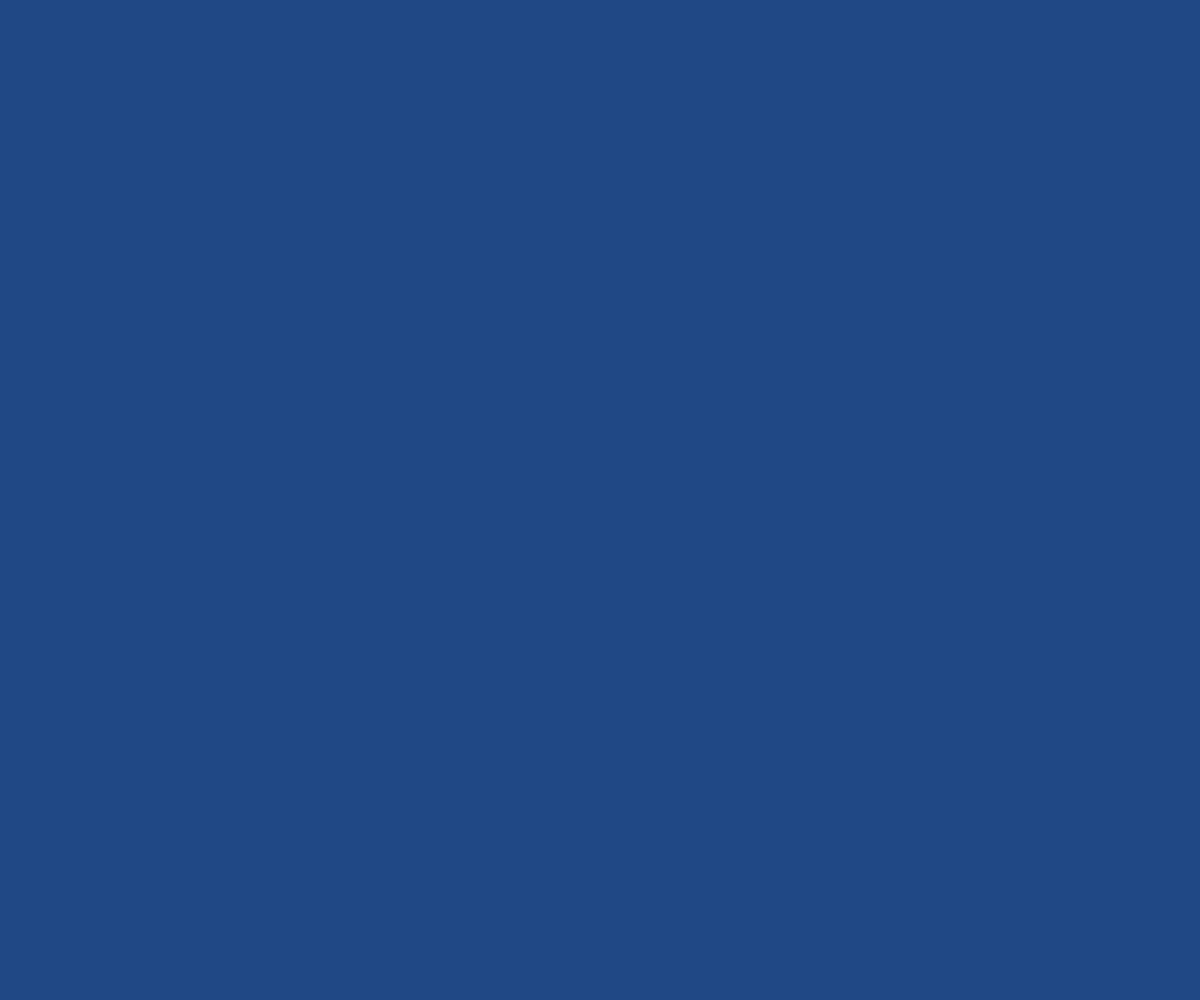
Frame 1 (no input)
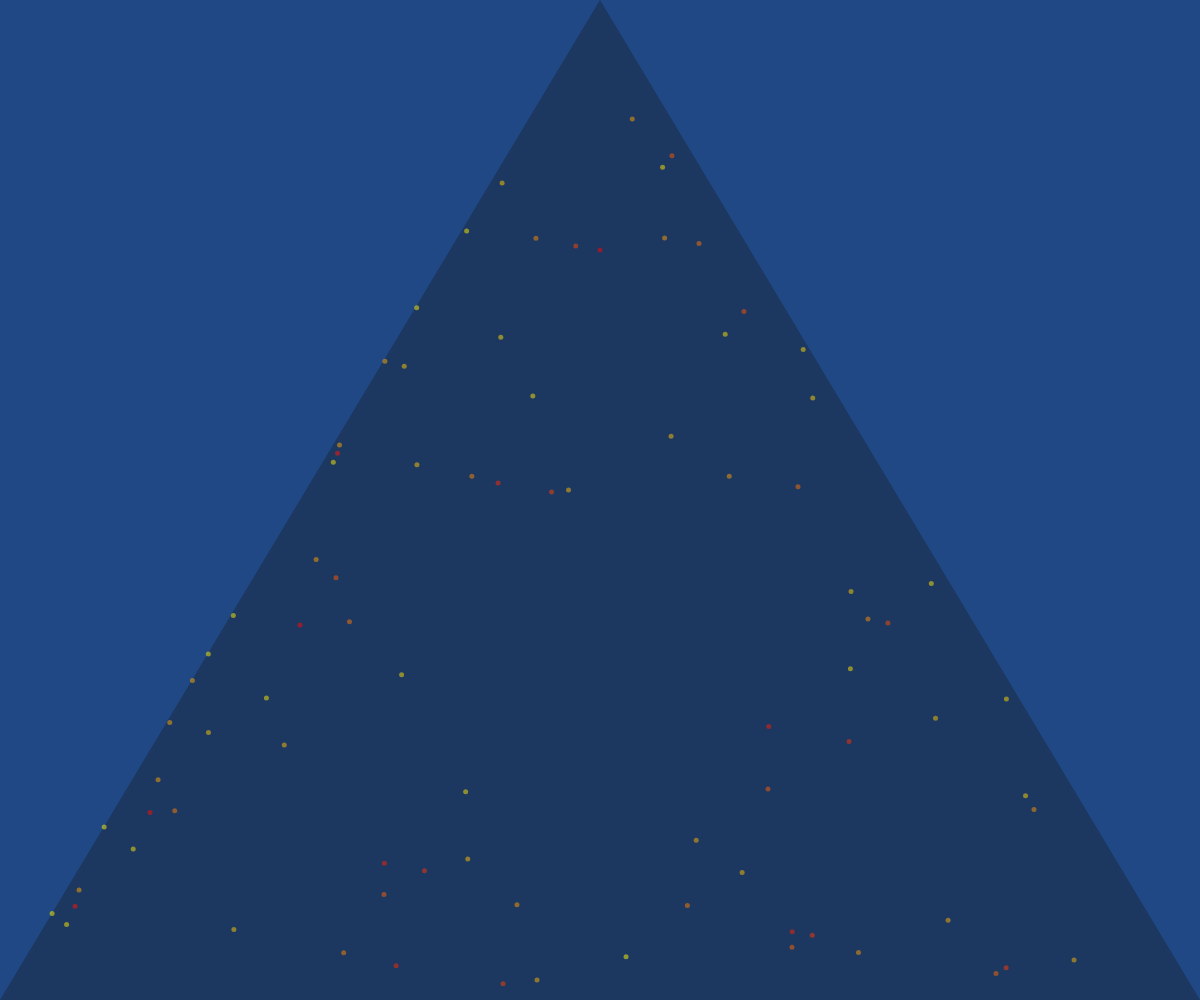
Frame 60 (no input)
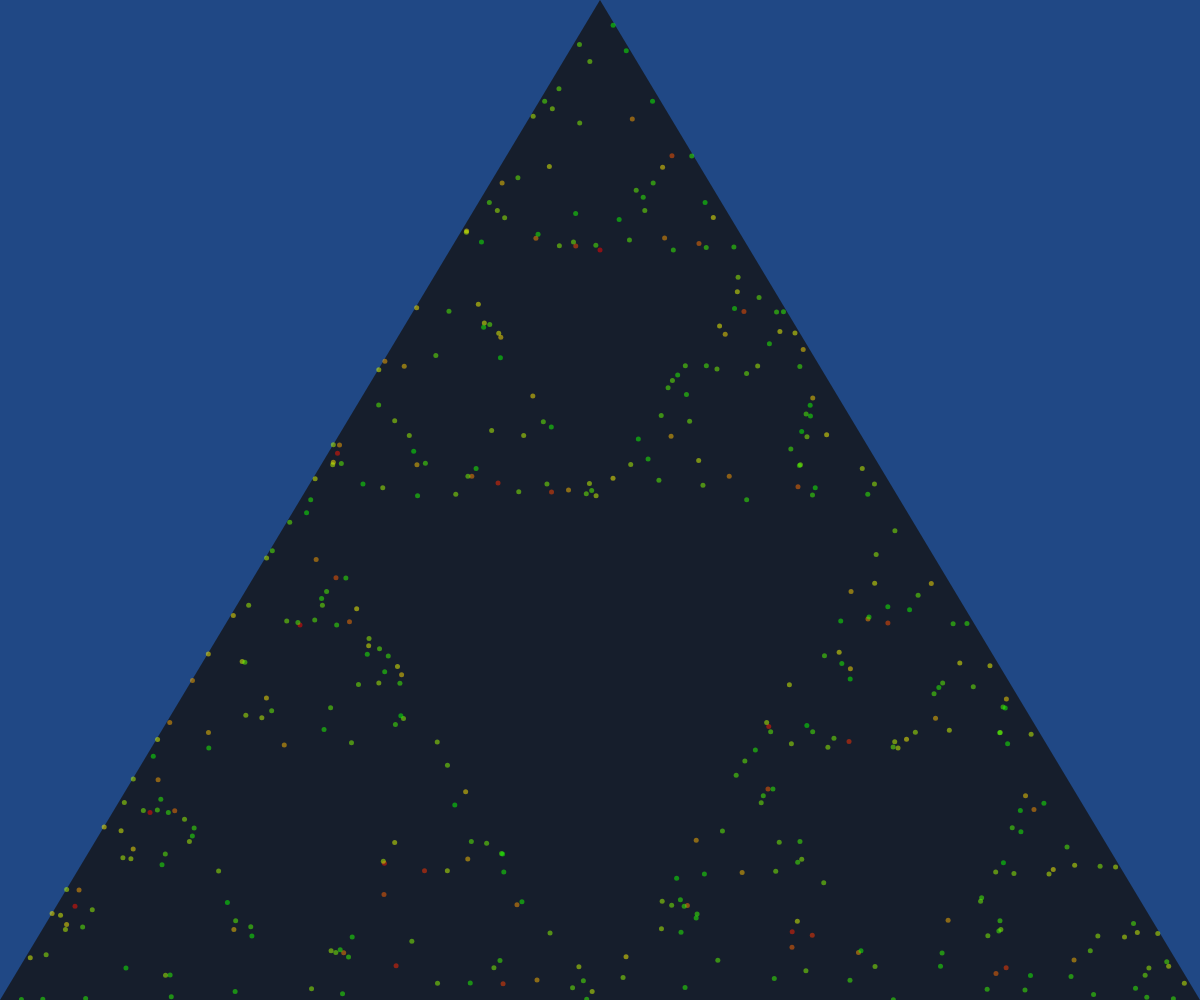
Frame 120 (the mouse pressed at the canvas centre since frame 60)

The p5.js sketch that drew these frames (run headless with seeded random() and noise() and a simulated clock; from frame 60 on, the mouse is pressed at the canvas centre):

// p5.js sketch
// ── sketch.js
'use strict';

function getTanFromDegrees(degrees) {
  return Math.tan(degrees * Math.PI / 180);
}

const TAN_60 = getTanFromDegrees(60);
const TAN_30 = getTanFromDegrees(30);

const isInTriangle = (A, B, C, length, point) => {
  const halfLength = length >> 1;

  let pointX = point.x;

  if (
    pointX >= A.x && pointX <= B.x
    &&
    point.y <= A.y && point.y >= C.y
  ) {

    let h;

    let pointXNormal = B.x - pointX;

    if (pointXNormal < halfLength) {
      h = pointXNormal * TAN_60;
    } else {
      h = (-pointXNormal + length) * TAN_60;
    }

    if (point.y >= A.y - h)
      return true;
  }


  return false;
}

const iit = (point) => {
  return isInTriangle(A, B, C, LENGTH, point);
}

const Point = (x, y) => ({x, y});

const middle = (p1, p2) => ({
  x: (p1.x + p2.x) / 2,
  y: (p1.y + p2.y) / 2,
})

//    █████████  ████
//   ███░░░░░███░░███
//  ███     ░░░  ░███   ██████    █████   █████
// ░███          ░███  ░░░░░███  ███░░   ███░░
// ░███          ░███   ███████ ░░█████ ░░█████
// ░░███     ███ ░███  ███░░███  ░░░░███ ░░░░███
//  ░░█████████  █████░░████████ ██████  ██████


class Fader {
  min;
  max;
  step;
  current;
  currentStep;
  currentStepInc;

  exponential;

  constructor(start, min, max, step, exponential = false) {
    this.min     = min;
    this.max     = max;
    this.step    = step;
    this.current = start;

    this.exponential = exponential;

    this.resetVal = () => {
      this.current = start;
      return this;
    };
  }

  val = () => {
    let result = this.current;

    if (this.currentStep) {

      if (this.exponential)
        this.currentStep += this.currentStep

      this.current += this.currentStep;

      if (this.current > this.max) {
        this.current     = this.max;
        this.currentStep = undefined;
      } else if (this.current < this.min) {
        this.current     = this.min;
        this.currentStep = undefined;
      }

    }

    return result;
  }

  fadeIn = () => {
    this.currentStep = this.step;
    return this;
  };

  fadeOut = () => {
    this.currentStep = -this.step;
    return this;
  };
}

//  █████   █████
// ░░███   ░░███
//  ░███    ░███   ██████   ████████   █████
//  ░███    ░███  ░░░░░███ ░░███░░███ ███░░
//  ░░███   ███    ███████  ░███ ░░░ ░░█████
//   ░░░█████░    ███░░███  ░███      ░░░░███
//     ░░███     ░░████████ █████     ██████

const middleW = window.innerWidth / 2
const middleH = window.innerHeight / 2


// const LENGTH      = TAN_60 * innerHeight; // px
const LENGTH      = window.innerWidth; // px
const HALF_LENGTH = (LENGTH / 2); // px


const A = Point(middleW - HALF_LENGTH, window.innerHeight);
const B = Point(A.x + LENGTH, A.y);
const C = Point(middleW, 0);

const POINTS      = [];
const EDGE_POINTS = [A, B, C];


let firstClick      = true;

// let firstPoint      = undefined;
// let firstPointValid = false;
// let lastPoint = undefined;

let firstPoint      = middle(A, B);
let firstPointValid = true;
let lastPoint = firstPoint


let adding          = true;


let counter = 0;
let colorCounter = 0;

let shapeCanvas;


const MAXIMAL_MAX_TO_ADD_LUL = 50;
let maxToAdd                 = 1;
let maxToAddStep             = 0.01;

let hideContour = false;

//  ██████████              █████                              ██████
// ░░███░░░░░█             ░░███                              ███░░███
//  ░███  █ ░  █████ █████ ███████   ████████   ██████       ░███ ░░░  █████ ████ ████████    ██████   █████
//  ░██████   ░░███ ░░███ ░░░███░   ░░███░░███ ░░░░░███     ███████   ░░███ ░███ ░░███░░███  ███░░███ ███░░
//  ░███░░█    ░░░█████░    ░███     ░███ ░░░   ███████    ░░░███░     ░███ ░███  ░███ ░███ ░███ ░░░ ░░█████
//  ░███ ░   █  ███░░░███   ░███ ███ ░███      ███░░███      ░███      ░███ ░███  ░███ ░███ ░███  ███ ░░░░███
//  ██████████ █████ █████  ░░█████  █████    ░░████████     █████     ░░████████ ████ █████░░██████  ██████

const getRandomInt       = (max, min = 0) => Math.floor(Math.random() * (max - min)) + min;
const getRandomEdgePoint = () => EDGE_POINTS[getRandomInt(3)];
const getRandomPoint     = () => Point(getRandomInt(B.x, A.x), getRandomInt(B.y, C.y));

const F         = new Fader(0, 0, 200, 2, 1 );
const dotFader  = new Fader(0, 0, 200, 2).fadeIn();
const sizeFader = new Fader(200, 5, 400, 4, 0).fadeOut();



const PointMode = {
  PIXEL: "pixel",
  DOT  : "dot"
}


const setPointsOnCanvas = (points, mode = PointMode.DOT) => {

  push();
  colorMode(HSB, 360);

  let pink = color(colorCounter++ % 360, 360, 360, 180);

  pop();

  switch (mode) {
    case PointMode.PIXEL: {
      shapeCanvas.loadPixels();

      points.forEach((p) => {
        let index = 4 * (Math.round(p.y) * width + Math.round(p.x));

        shapeCanvas.pixels[index]     = red(pink);
        shapeCanvas.pixels[index + 1] = green(pink);
        shapeCanvas.pixels[index + 2] = blue(pink);
        shapeCanvas.pixels[index + 3] = alpha(pink);


        shapeCanvas.updatePixels();
      });
    }
      break;

    case PointMode.DOT: {
      const c = shapeCanvas;

      c.colorMode(HSB, 360);
      c.fill(pink);

      // c.fill(pink);
      c.noStroke();

      points.forEach((p) => {
        c.circle(p.x, p.y, 5)
      });
    }
      break;
  }
}

const addPoints = (n = 1) => {
  let newPoints = [];

  let next;

  // do {
  //   next = getRandomPoint();
  //   // break;
  // } while (!iit(next));
  // console.log(next);

  for (let i = 0; i < n; i++) {

    let rand = getRandomEdgePoint();

    next = {
      x: Math.abs(rand.x + lastPoint.x) / 2,
      y: Math.abs(rand.y + lastPoint.y) / 2,
    }

    // shapeCanvas.loadPixels();
    if (lastPoint !== firstPoint) {
      // shapeCanvas.set(next.x, next.y, color(255));
      newPoints.push(next);
      // POINTS.push(lastPoint);
    }
    // shapeCanvas.updatePixels();

    lastPoint = next;
  }

  setPointsOnCanvas(newPoints);
}
//  ██████   ██████            ███
// ░░██████ ██████            ░░░
//  ░███░█████░███   ██████   ████  ████████
//  ░███░░███ ░███  ░░░░░███ ░░███ ░░███░░███
//  ░███ ░░░  ░███   ███████  ░███  ░███ ░███
//  ░███      ░███  ███░░███  ░███  ░███ ░███
//  █████     █████░░████████ █████ ████ █████

function setup() {

  createCanvas(window.innerWidth, window.innerHeight);

  shapeCanvas = createGraphics(width, height);

  frameRate(60)


  setTimeout(() => hideContour = true, 1000);
  F.fadeIn();
}


function draw() {
  if (firstPoint) {
    // fill(firstPointValid ? 0 : 255, firstPointValid ? 255 : 0, 0, dotFader.val());
    // fill(255, 0, 0, dotFader.val());
    // circle(firstPoint.x, firstPoint.y, firstPointValid ? sizeFader.val() : 30);

    if (adding && firstPointValid) {
      setTimeout(() => {
        addPoints(Math.floor(maxToAdd));

        if (maxToAdd < MAXIMAL_MAX_TO_ADD_LUL)
          maxToAddStep += 0.001;
        maxToAdd += maxToAddStep;
      }, 0);
    }
  }


  background(32, 72, 133);
  // background(0);
  // background(255);

  noStroke();



  if (iit(Point(mouseX, mouseY))) {
    F.fadeIn();
  } else if (hideContour) {
    F.fadeOut();
  }

  fill(20, F.val());

  beginShape();
  vertex(A.x, A.y);
  vertex(B.x, B.y);
  vertex(C.x, C.y);
  endShape(CLOSE);

  // push();
  let pointLength = POINTS.length;

  image(shapeCanvas, 0, 0);



}

function mouseClicked() {
  // fullscreen(true)
  // alert(`${mouseX}, ${mouseY}`)

  if (!firstPointValid) {

    firstPoint = Point(mouseX, mouseY);

    firstPointValid = iit(firstPoint);
    dotFader.resetVal().fadeIn();

    if (firstPointValid) {
      lastPoint = firstPoint;
    }
  } else {
    adding = !adding;
  }
}
